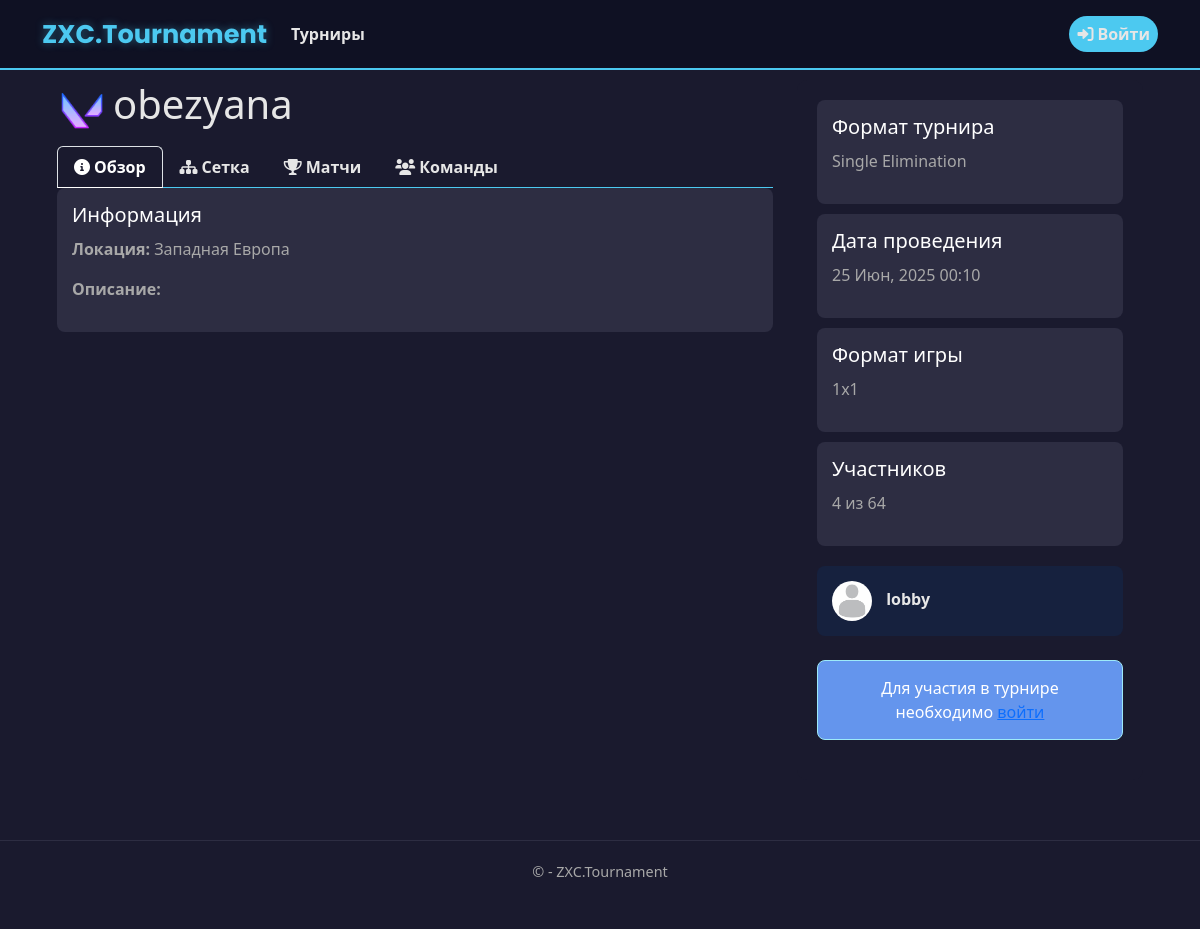
The app's page /tournaments/14/ with its own data.
### app/models.py (models this page shows, shortened)
class Tournament(models.Model):
    DISCIPLINE_CHOICES = [
        ('Dota 2', 'Dota 2'),
        ('CS 2', 'CS 2'),
        ('Valorant', 'Valorant'),
        ('LoL', 'League of Legends'),
    ]
    FORMAT_CHOICES = [
        ('1x1', '1x1'),
        ('2x2', '2x2'),
        ('3x3', '3x3'),
        ('5x5', '5x5'),
    ]
    TOURNAMENT_FORMAT_CHOICES = [
        ('single_elimination', 'Single Elimination'),
        ('double_elimination', 'Double Elimination'),
        ('round_robin', 'Round Robin'),
    ]
    TEAM_COUNT_CHOICES = [(i, str(i)) for i in range(2, 513)]
    LOCATION_CHOICES = [
        ('China', 'Китай'),
        ('Western Europe', 'Западная Европа'),
        ('Eastern Europe', 'Восточная Европа'),
        ('Southeast Asia', 'ЮВ Азия'),
        ('North America', 'Северная Америка'),
        ('South America', 'Южная Америка'),
    ]
    name = models.CharField(max_length=50, verbose_name="Название турнира")
    max_teams = models.IntegerField(choices=TEAM_COUNT_CHOICES, verbose_name="Максимальное количество команд")
    start_date = models.DateTimeField(verbose_name="Дата начала")
    discipline = models.CharField(max_length=50, choices=DISCIPLINE_CHOICES, verbose_name="Дисциплина")
    game_format = models.CharField(max_length=50, choices=FORMAT_CHOICES, verbose_name="Формат игры")
    tournament_format = models.CharField(max_length=50, choices=TOURNAMENT_FORMAT_CHOICES, verbose_name="Формат турнира", blank=True, null=True)
    location = models.CharField(max_length=50, choices=LOCATION_CHOICES, verbose_name="Локация")
    description = models.TextField(max_length=1000, verbose_name="Описание", blank=True, null=True)
    creator = models.ForeignKey(User, on_delete=models.CASCADE, verbose_name="Создатель")
    created_at = models.DateTimeField(default=timezone.now, verbose_name="Дата создания")
    is_active = models.BooleanField(default=True, verbose_name="Активный")
    registered_teams = models.ManyToManyField(
        'Team',
        through='TournamentRegistration',
        related_name='tournaments',
        blank=True,
        verbose_name="Зарегистрированные команды"
    )
    class Meta:
        ordering = ['-created_at']
        verbose_name = 'Турнир'
        verbose_name_plural = 'Турниры'
    def get_status(self):
        if hasattr(self, 'bracket'):
            total_matches = BracketMatch.objects.filter(stage__bracket=self.bracket).count()
            completed_matches = BracketMatch.objects.filter(stage__bracket=self.bracket, is_completed=True).count()
            if completed_matches == total_matches and total_matches > 0:
                return 'completed'
            else:
                return 'in_progress'
        return 'planned'
    def get_status_display(self):
        status_map = {
            'planned': 'Запланирован',
            'in_progress': 'В процессе',
            'completed': 'Завершён'
        }
        return status_map.get(self.get_status(), 'Неизвестно')

class UserProfile(models.Model):
    user = models.OneToOneField(User, on_delete=models.CASCADE)
    email_confirmed = models.BooleanField(default=False)
    avatar = models.ImageField(
        upload_to='avatars/',
        default='avatars/default.jpg',
        blank=True,
        null=True
    )
    team = models.ForeignKey(Team, on_delete=models.SET_NULL, null=True, blank=True, related_name='team_members')
    bio = models.TextField(blank=True, null=True)

### app/views.py (the view, shortened to what this page needs)
# urls.py: path('tournaments/<int:tournament_id>/', views.tournament_detail, name='tournament_detail'),
def tournament_detail(request, tournament_id):
    tournament = get_object_or_404(Tournament, id=tournament_id)
    is_creator = tournament.is_creator(request.user) if request.user.is_authenticated else False
    user_team = None
    is_registered = False
    registered_count = tournament.registered_teams.count()
    tournament_status = tournament.get_status()
    tournament_status_display = tournament.get_status_display()
    upcoming_matches = get_upcoming_matches(tournament)
    context = {
        'tournament': tournament,
        'is_creator': is_creator,
        'user_team': user_team,
        'is_registered': is_registered,
        'registered_teams': tournament.registered_teams.all(),
        'registered_count': registered_count,
        'tournament_status': tournament_status,
        'tournament_status_display': tournament_status_display,
        'upcoming_matches': upcoming_matches[:5],  # Первые 5 предстоящих матчей
    }
    return render(request, 'app/tournaments/tournament_detail.html', context)

### app/bracket_features.py (called while the page is built)
def get_upcoming_matches(tournament):
    upcoming_matches = []
    if tournament.tournament_format == 'round_robin':
        if hasattr(tournament, 'round_robin_table'):
            matches = tournament.round_robin_table.matches.filter(
                is_completed=False,
                scheduled_time__isnull=False
            ).order_by('scheduled_time')[:10]
            upcoming_matches.extend(matches)
    else:
        if hasattr(tournament, 'bracket'):
            matches = BracketMatch.objects.filter(
                stage__bracket=tournament.bracket,
                is_completed=False,
                scheduled_time__isnull=False,
                team1__isnull=False,
                team2__isnull=False
            ).order_by('scheduled_time')[:10]
            upcoming_matches.extend(matches)
    return upcoming_matches

### app/templates/app/tournaments/tournament_detail.html (shortened to what this page needs)
{% extends "app/layout.html" %}
{% load static %}
{% block content %}
<div class="container">
    <div class="row">
        <div class="col-md-8">
            <div class="tournament-header">
                <img src="{% static 'app/images/'|add:tournament.discipline|lower|add:'.png' %}"
                     alt="{{ tournament.discipline }}"
                     class="tournament-game-icon">
                <h1>{{ tournament.name }}</h1>
            </div>
            <ul class="nav nav-tabs">
                <li class="nav-item">
                    <a class="nav-link active" href="#overview" data-bs-toggle="tab">
                        <i class="fas fa-info-circle me-1"></i>Обзор
                    </a>
                </li>
                <li class="nav-item">
                    <a class="nav-link" href="#bracket" data-bs-toggle="tab">
                        <i class="fas fa-sitemap me-1"></i>Сетка
                    </a>
                </li>
                <li class="nav-item">
                    <a class="nav-link" href="#matches" data-bs-toggle="tab">
                        <i class="fas fa-trophy me-1"></i>Матчи
                    </a>
                </li>
                <li class="nav-item">
                    <a class="nav-link" href="#teams" data-bs-toggle="tab">
                        <i class="fas fa-users me-1"></i>Команды
                    </a>
                </li>
            </ul>
            <div class="tab-content">
                <div id="overview" class="tab-pane fade show active">
                    <div class="info-block">
                        <h5>Информация</h5>
                        <p><strong>Локация:</strong> {{ tournament.get_location_display }}</p>
                        <p><strong>Описание:</strong></p>
                    </div>
                </div>
            </div>
        </div>
        <div class="col-md-4">
            <div class="right-column">
                <div class="info-box">
                    <h5>Формат турнира</h5>
                    <p>{% if tournament.tournament_format %}{{ tournament.get_tournament_format_display }}{% else %}Не указан{% endif %}</p>
                </div>
                <div class="info-box">
                    <h5>Дата проведения</h5>
                    <p>{{ tournament.start_date|date:"d M, Y H:i" }}</p>
                </div>
                <div class="info-box">
                    <h5>Формат игры</h5>
                    <p>{{ tournament.get_game_format_display }}</p>
                </div>
                <div class="info-box">
                    <h5>Участников</h5>
                    <p>{{ registered_count }} из {{ tournament.max_teams }}</p>
                </div>
                <div class="creator-card">
                    <img src="{{ tournament.creator.userprofile.avatar.url }}" alt="Аватар">
                    <span>{{ tournament.creator.username }}</span>
                </div>
                <div class="mt-4">
                    {% if user.is_authenticated %}
                    {% if not tournament.bracket and not tournament.round_robin_table %}
                    {% if is_registered %}
                    {% if tournament.game_format == '1x1' %}
                    <form action="{% url 'cancel_tournament_participation' tournament_id=tournament.id %}" method="post">
                        {% csrf_token %}
                        <div class="d-grid">
                            <button type="submit" class="btn btn-danger">
                                <i class="fas fa-times me-1"></i>Отменить участие
                            </button>
                        </div>
                    </form>
                    {% elif user.userprofile.team and user.userprofile.team.captain == user %}
                    <div class="d-grid gap-2">
                        <a href="{% url 'edit_tournament_roster' tournament_id=tournament.id %}" class="btn btn-primary">
                            <i class="fas fa-user-edit me-1"></i>Изменить состав
                        </a>
                        <form action="{% url 'cancel_tournament_participation' tournament_id=tournament.id %}" method="post">
                            {% csrf_token %}
                            <button type="submit" class="btn btn-danger">
                                <i class="fas fa-times me-1"></i>Отменить участие
                            </button>
                        </form>
                    </div>
                    {% else %}
                    <div class="alert alert-success">Ваша команда уже зарегистрирована</div>
                    {% endif %}
                    {% elif tournament.registered_teams_count < tournament.max_teams %}
                    {% if user_team or tournament.game_format == '1x1' %}
                    <div class="d-grid">
                        <a href="{% url 'participate_tournament' tournament_id=tournament.id %}" class="btn btn-primary">
                            <i class="fas fa-plus me-1"></i>Принять участие
                        </a>
                    </div>
                    {% else %}
                    <div class="alert alert-warning">
                        Для участия в этом турнире вам нужно быть капитаном команды
                    </div>
                    {% endif %}
                    {% else %}
                    <div class="alert alert-danger">Турнир уже заполнен</div>
                    {% endif %}
                    {% else %}
                    <div class="alert alert-info">
                        <i class="fas fa-info-circle me-1"></i>
                        Регистрация закрыта, так как турнирная сетка уже сформирована
                    </div>
                    {% endif %}
                    {% else %}
                    <div class="alert alert-info">
                        Для участия в турнире необходимо <a href="{% url 'login' %}">войти</a>
                    </div>
                    {% endif %}
                </div>
            </div>
        </div>
    </div>
</div>
{% endblock %}

### static/app/content/site.css (style rules this page uses)
body { padding-top: 10px; padding-bottom: 10px; }
body { background-color: #1a1a2e; color: #e6e6e6; font-family: 'Segoe UI', Tahoma, Geneva, Verdana, sans-serif; }
.tournament-game-icon { width: 30px; height: 30px; object-fit: cover; border-radius: 8px; margin-right: 10px; }

### app/templates/app/layout.html (style rules this page uses)
.nav-link { color: #e6e6e6 !important; font-weight: 500; transition: color 0.3s ease; }

### app/templates/app/tournaments/tournament_detail.html (style rules this page uses)
.nav-tabs { border-bottom: 1px solid #4cc9f0; }
.nav-link { color: #e6e6e6; font-weight: bold; }
.nav-link.active { color: #ffffff !important; background-color: transparent !important; }
.info-block { background-color: #2d2d42; padding: 15px; margin-bottom: 20px; border-radius: 8px; }
.info-block h5 { color: #ffffff; margin-bottom: 10px; }
.info-block p { color: #a8a8a8; }
.creator-card { background-color: #16213e; padding: 15px; border-radius: 8px; margin-top: 20px; }
.creator-card img { width: 40px; height: 40px; object-fit: cover; border-radius: 50%; margin-right: 10px; }
.creator-card span { font-weight: bold; color: #e6e6e6; }
.right-column { background-color: #1a1a2e; padding: 20px; border-radius: 10px; margin-bottom: 20px; }
.right-column h5 { color: #ffffff; margin-bottom: 10px; }
.right-column p { color: #a8a8a8; }
.info-box { background-color: #2d2d42; padding: 15px; border-radius: 8px; margin-bottom: 10px; }
.info-box h5 { color: #ffffff; margin-bottom: 10px; }
.info-box p { color: #a8a8a8; }
.tournament-game-icon { width: 50px; height: 50px; object-fit: cover; border-radius: 1px; margin-right: 1px; }
.tournament-header { display: flex; align-items: center; gap: 5px; margin-bottom: 10px; }
.alert { border-radius: 8px; padding: 15px; margin-bottom: 20px; text-align: center; }
.alert-info { background-color: cornflowerblue !important; color: #fff !important; }

### records on screen
Tournament: name "obezyana", location "Западная Европа", tournament_format "Single Elimination", start_date "25 Июн, 2025 00:10", game_format "1x1", max_teams "64", creator.userprofile.avatar (placeholder picture), creator.username "lobby"

### other values on screen
{{ registered_count }} "4"
